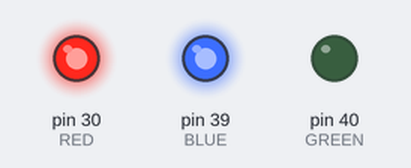
This sketch was run on a simulated Arduino Mega 2560, built with avr-gcc and run on an emulated ATmega2560. On the bench: output pins drawn as LEDs (lit = HIGH). At 3.6 s the program stops and its outputs stay as they are.

Above: at 0.15 s.
At 0.65 s:
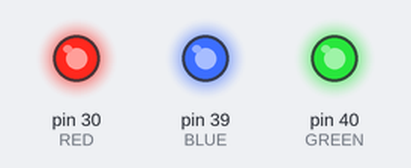
At 1.0 s:
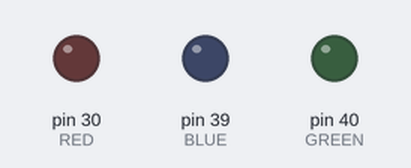
At 2.3 s:
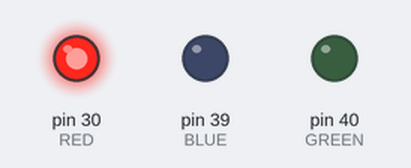
At 3.6 s:
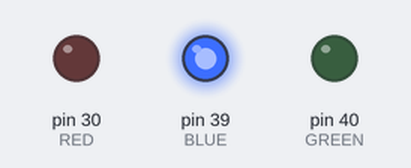
Timing chart, 0 to 5.1 s (numbered marks = the images above):
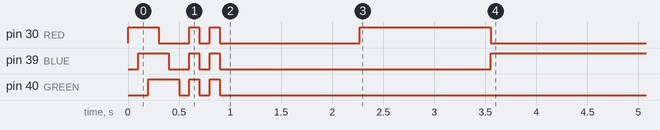

The sketch:

Blink.ino
```cpp
//test led tricolore
const int RED = 30;
const int GREEN = 40;
const int BLUE = 39;

int FADE = 0;


void setup() {
  pinMode(RED, OUTPUT);
  pinMode(GREEN, OUTPUT);
  pinMode(BLUE, OUTPUT);
}

void loop() {

  //oblige la variable FADE a etre entre 0 et 255
  FADE = constrain (FADE,0,255);

  // fonctionne 15 sec puis stop
  while(millis()<15000)
  {
    // 3 couleurs primaires s'allumes l'une pour finir en blanc puis s'eteignet l'une apres l'autre
  digitalWrite(RED, HIGH);
  delay(100);
    digitalWrite(BLUE, HIGH);
  delay(100);
    digitalWrite(GREEN, HIGH);
  delay(100);


  digitalWrite(RED, LOW);
  delay(100);
    digitalWrite(BLUE, LOW);
  delay(100);
    digitalWrite(GREEN, LOW);
  delay(100);

// 2 blink en blanc
    digitalWrite(RED, HIGH);

    digitalWrite(BLUE, HIGH);

    digitalWrite(GREEN, HIGH);
  delay(100);

      digitalWrite(RED, LOW);

    digitalWrite(BLUE, LOW);

    digitalWrite(GREEN, LOW);
  delay(100);

      digitalWrite(RED, HIGH);

    digitalWrite(BLUE, HIGH);

    digitalWrite(GREEN, HIGH);
  delay(100);

      digitalWrite(RED, LOW);

    digitalWrite(BLUE, LOW);

    digitalWrite(GREEN, LOW);
  delay(100);


  // fade led red -> fade-1 blue ->fade green
 FADE = 0;
  while (FADE<255)
  {
    FADE = max(FADE,0);

    FADE =abs( FADE+1);
    analogWrite (RED,FADE);
    delay(10);
    }

   digitalWrite(RED,LOW);

   while (FADE > 0)
  {
    FADE= max(FADE,255);

    FADE =abs( FADE-1);
    analogWrite (BLUE,FADE);
    delay(10);
    }

    while (FADE < 255)
  {
    FADE= max(FADE,0);
    FADE =abs( FADE+1);
    analogWrite (GREEN,FADE);
    delay(10);
    }

   digitalWrite(GREEN,LOW);
   FADE = 0;
  }

}
```

Measured:
- by itself, pin 30 (RED): LOW → HIGH at 0.00 s, → LOW 0.30 s later, → HIGH 0.30 s later, → LOW 0.10 s later, … (8 changes in this stretch)
- by itself, pin 39 (BLUE): goes HIGH 0.30 s, LOW 0.20 s, HIGH 0.10 s, LOW 0.10 s, HIGH 0.10 s, LOW 2.7 s, then HIGH
- by itself, pin 40 (GREEN): repeats every 0.20 s: LOW 0.10 s, HIGH 0.10 s, until it stays LOW from 0.9 s
